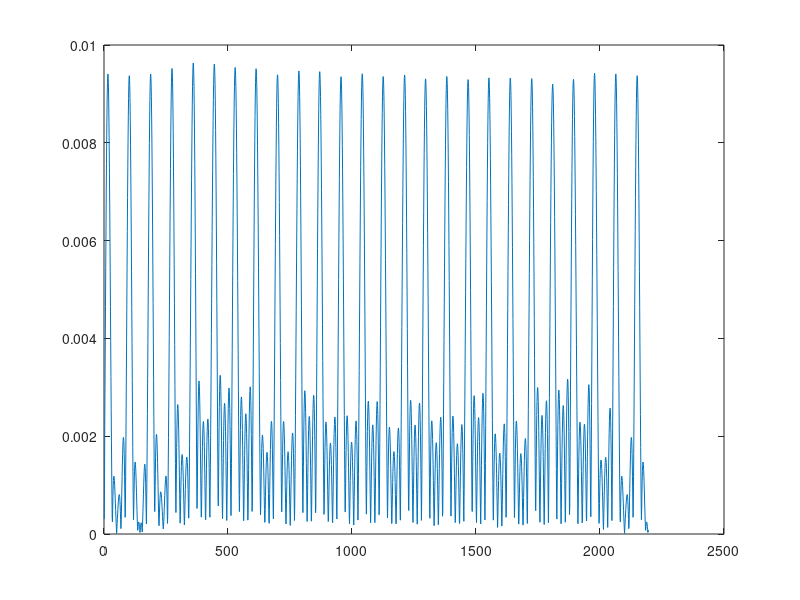

MATLAB code to generate this figure:
clc;
close all;

% Parameters
numSubcarriers = 120;       % Total number of subcarriers
user1Subcarriers = 1:120;   % Subcarriers assigned to User-1

% Initialize subcarrier mapping vector
subcarrierMapping = zeros(numSubcarriers, 1);

% Assign subcarriers to User-1
subcarrierMapping(user1Subcarriers) = 1;

% Display the subcarrier mapping
disp(subcarrierMapping);

% Set parameters for Zadoff-Chu sequence generation
sequenceLength = 120;  % Length of the ZC sequence
rootIdx = 5;           % Root index of the ZC sequence

% Generate the Zadoff-Chu sequence for User-1
n = 0:sequenceLength-1;
zcSequence = exp(-1i * pi * rootIdx * n .* (n + 1) / sequenceLength);

% Display the Zadoff-Chu sequence for User-1
disp(zcSequence);

% Parameters for OFDM waveform generation
user = 1;                % User index
fftSize = 2048;          % FFT size
cpLength = 144;          % Cyclic prefix length

% Generate the OFDM waveform for User-1
ofdmSignal = ifft(zcSequence, fftSize);   % Perform IFFT on the Zadoff-Chu sequence
ofdmSignal = [ofdmSignal(end-cpLength+1:end) ofdmSignal];   % Add cyclic prefix

% Display the OFDM waveform for User-1
disp(ofdmSignal);
plot(abs(ofdmSignal));

% Generate complex Gaussian random variables for each tap
h1 = (randn(1,1)+1j*randn(1,1))/sqrt(2);
h2 = (randn(1,1)+1j*randn(1,1))/sqrt(2);
h3 = (randn(1,1)+1j*randn(1,1))/sqrt(2);
h4 = (randn(1,1)+1j*randn(1,1))/sqrt(2);

% Combine taps to form broadband channel coefficients
h = [0.3*h1 0.8*h2 0.2*h3 0.5*h4];

% Display the generated coefficients
disp(h);

% Convolution between OFDM waveform and complex gaussian channel for user-1
conv_op = conv(ofdmSignal, h);
plot(abs(conv_op));
M = length(conv_op);

%% Receiver Operations %%
% CP removal
L = 4;
rx_signal = conv_op((L+3):length(conv_op));

% Computing FFT
decoded_ofdm = fft(rx_signal);





% Perform LS channel estimation
X = repmat(ofdmSignal(user1Subcarriers), 1, length(h));  % Replicate transmitted signal matrix X for User-1 subcarriers


% Function for LS channel estimation
function H_estimated = ls_channel_estimation(Y, X)
    % Y: Received signal matrix (size: numSubcarriers x numAntennas)
    % X: Transmitted signal matrix (size: numSubcarriers x numAntennas)

    % Perform LS channel estimation
    H_estimated = pinv(X) * Y;
end


